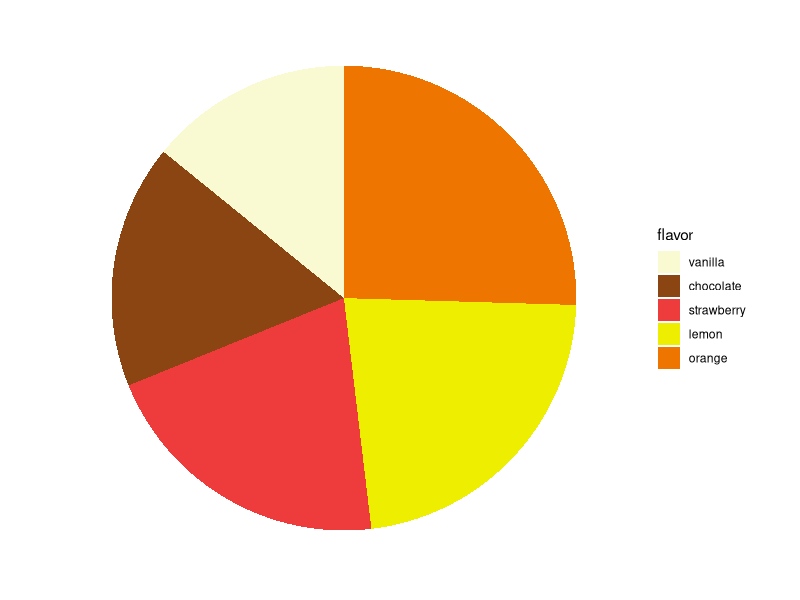
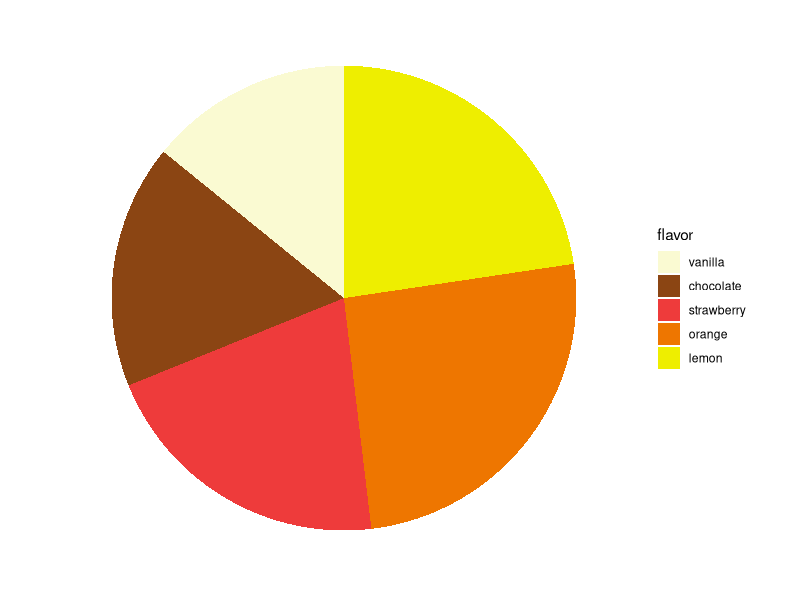
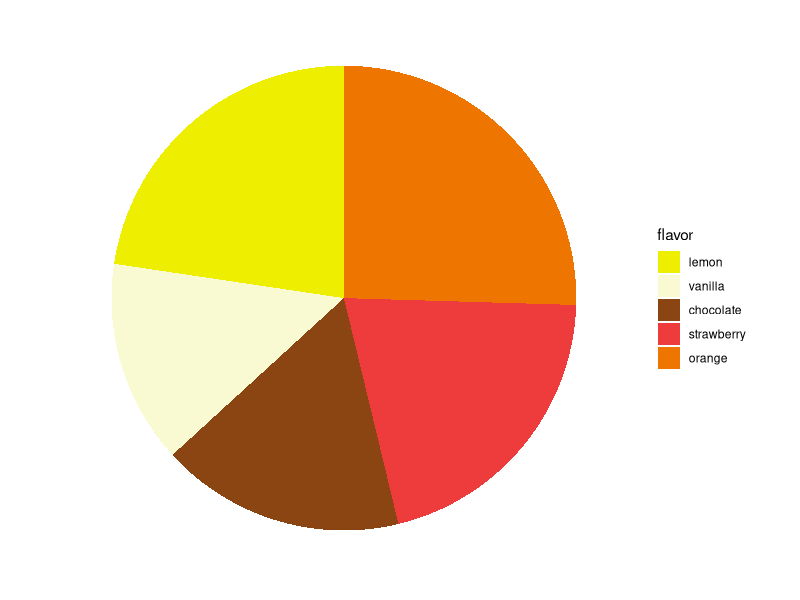
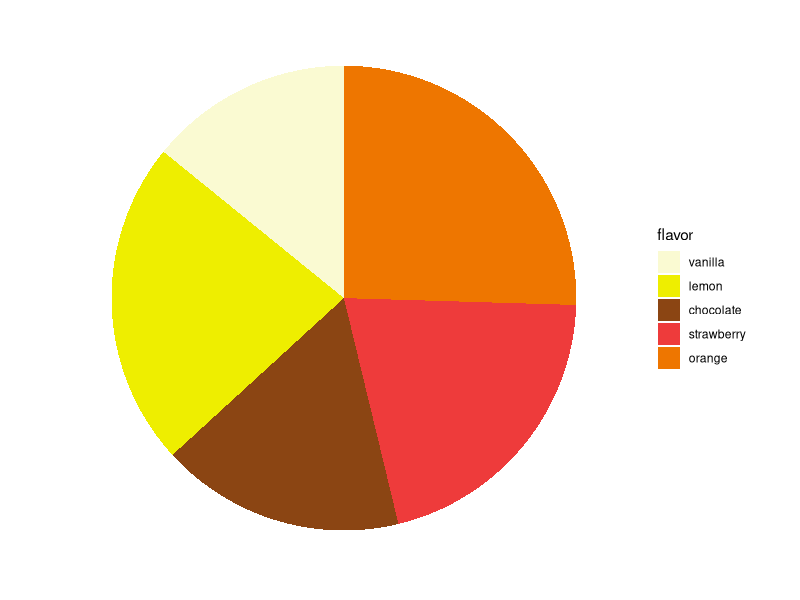
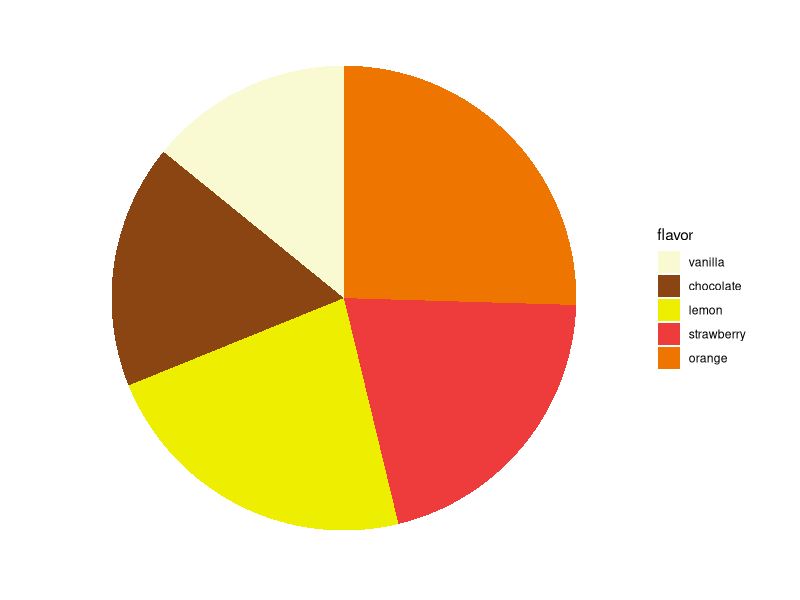
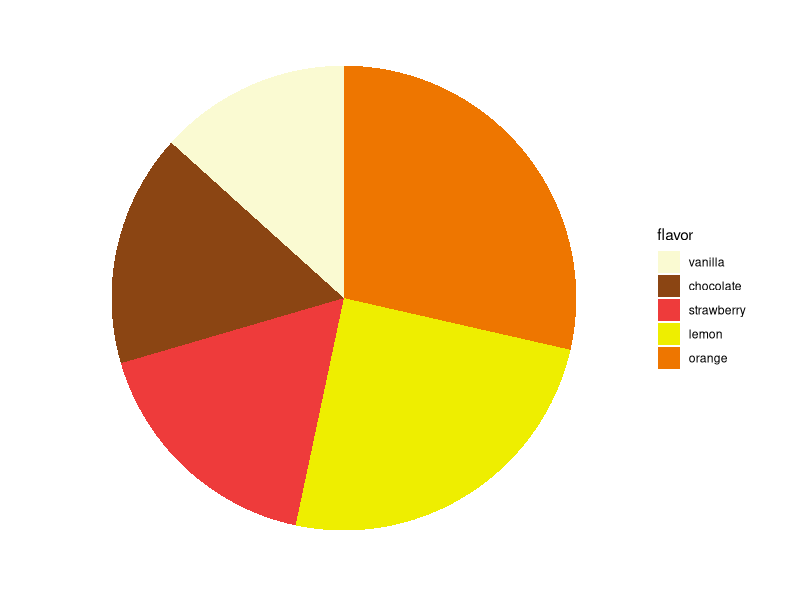
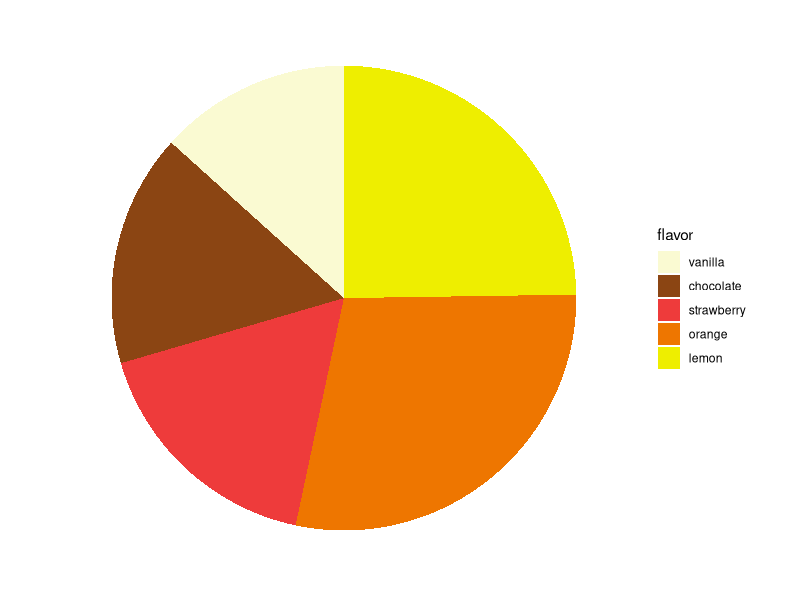
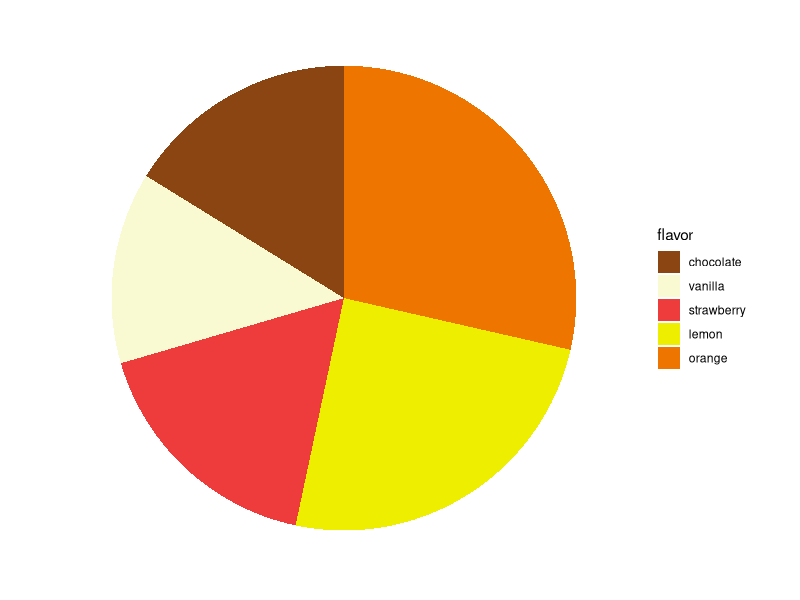

R code for these plots, in order:
## ---- chunk 1
knitr::opts_chunk$set(echo = TRUE)
library(ggplot2)
## ---- chunk 2
# General issues
blank_theme <- theme_minimal()+
  theme(
  axis.title.x = element_blank(),
  axis.title.y = element_blank(),
  panel.border = element_blank(),
  panel.grid=element_blank(),
  axis.ticks = element_blank(),
  plot.title=element_text(size=14, face="bold")
  )
## ---- chunk 3
# Function to create  pie
pie_function <- function(df, order, color_baseline, flavor) {
  
  df$flavor <- factor(df$flavor, flavor[order])
  color_array <- color_baseline[order]
  
  bp <- ggplot(df, aes(x="", y=number, fill = flavor)) + 
    geom_bar(width = 1, stat = "identity")

  pie <- bp + coord_polar("y", start=0)

  pie +  
    blank_theme + theme(axis.text.x=element_blank()) + 
    scale_fill_manual(values= color_array)
}
## ---- chunk 4
flavor <- c('vanilla','chocolate','strawberry', 'lemon', 'orange')
number <- c(15, 18, 22, 24, 27)
order_1 = c(1,2,3,4,5)
order_2 = c(1,2,3,5,4)
order_3 = c(4,1,2,3,5)
order_4 = c(1,4,2,3,5)
order_5 = c(1,2,4,3,5)


three_df <- data.frame(flavor, number)
# Factor (the first thing is the input, the order is in the second)

color_baseline = c("lightgoldenrodyellow", "chocolate4", "brown2", "yellow2", "darkorange2")
## ---- chunk 5
pie_function(three_df, order_1, color_baseline, flavor)
pie_function(three_df, order_2, color_baseline, flavor)
pie_function(three_df, order_3, color_baseline, flavor)
pie_function(three_df, order_4, color_baseline, flavor)
pie_function(three_df, order_5, color_baseline, flavor)
## ---- chunk 6
flavor <- c('vanilla','chocolate','strawberry', 'lemon', 'orange')
number <- c(14, 17, 18, 26, 30)

# General Ordering 1
# Baseline
order_1 = c(1,2,3,4,5)
# Change lemon
order_2 = c(1,2,3,5,4)
# Change vanilla
order_3 = c(2,1,3,4,5)

# General Ordering 2 (reverse order)
# Baseline
order_4 = c(5,4,3,2,1)
# Chnage lemon 
order_5 = c(4,5,3,2,1)
# Change vanilla
order_6 = c(5,4,3,1,2)

four_df <- data.frame(flavor, number)
# Factor (the first thing is the input, the order is in the second)

color_baseline = c("lightgoldenrodyellow", "chocolate4", "brown2", "yellow2", "darkorange2")
## ---- chunk 7
# Which slice is bigger? Lemon or orange? 
pie_function(four_df, order_1, color_baseline, flavor)
# Which slice is bigger? Lemon or orange? 
pie_function(four_df, order_2, color_baseline, flavor)
# Which slice is bigger? Vanilla or chocolate?
pie_function(four_df, order_3, color_baseline, flavor)
# Which slice is bigger? Lemon or orange? 
pie_function(four_df, order_4, color_baseline, flavor)
# Which slice is bigger? Lemon or orange? 
pie_function(four_df, order_5, color_baseline, flavor)
# Which slice is bigger? Vanilla or chocolate? 
pie_function(four_df, order_6, color_baseline, flavor)
